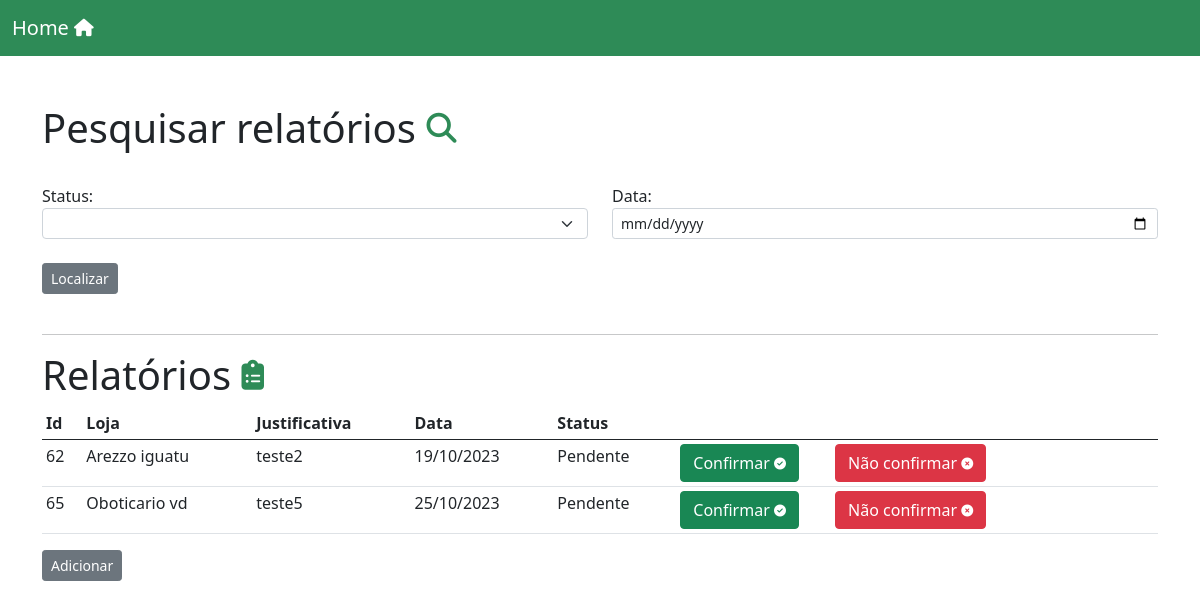
Screenshot of /preencher-um-select/index.php?filter_status=Pendente with the database file from the repository.
### tables this page shows
CREATE TABLE IF NOT EXISTS `tarefas` (
  `id_tarefas` int NOT NULL AUTO_INCREMENT,
  `cod_categoria` int NOT NULL,
  `cod_subcat` int NOT NULL,
  `tarefa` text NOT NULL,
  `data_realiz` date NOT NULL,
  `status` varchar(20) NOT NULL,
  PRIMARY KEY (`id_tarefas`),
  KEY `cod_categoria` (`cod_categoria`),
  KEY `cod_subcat` (`cod_subcat`)
);

CREATE TABLE IF NOT EXISTS `sub_categorias_post` (
  `id` int NOT NULL AUTO_INCREMENT,
  `nome_sub_categoria` varchar(220) NOT NULL,
  `categorias_post_id` int NOT NULL,
  PRIMARY KEY (`id`)
);

### preencher-um-select/index.php (the view, shortened to what this page needs)
<?php
	include_once('menu.php');
	include_once("conexao.php");
	$filter_status = $_GET['filter_status'];
	$filter_data = $_GET['filter_data'];
	$data_atual = date('Y-m-d');
?>
<!DOCTYPE html>
<html lang="pt-br">
	<head>
		<link href="https://cdn.jsdelivr.net/npm/bootstrap@5.0.2/dist/css/bootstrap.min.css" rel="stylesheet">
		<link rel="stylesheet" href="fontawesome/css/all.min.css">
	</head>
	<body>
		<br><br>
	<div class="container">
		<div class="corpo">
			<form>
			<h1>Pesquisar relatórios <i class="fa-solid fa-magnifying-glass fa-xs" style="color: #2e8b57;"></i></h1><br>
				<div class="row">
					<div class="col-md">
						<label>Status:</label>
						<select class="form-select form-select-sm" name="filter_status">
							<option></option>
							<option>Aguardando</option>
						</select>
					</div>
					<div class="col-md">
						<label>Data:</label>
						<input class="form-control form-control-sm" type="date" name="filter_data">
					</div>
				</div><br>
				<button class="btn btn-sm btn-secondary" type="submit">Localizar</button>
			</form><br><hr>
			<h1>Relatórios <i class="fa-solid fa-clipboard-list fa-xs" style="color: #2e8b57;"></i></h1>
			<table class="table table-sm">
				<thead>
					<tr>
						<th>Id</th>
						<th>Loja</th>
						<th>Justificativa</th>
						<th>Data</th>
						<th>Status</th>
						<th></th>
					</tr>
				</thead>
				<tbody>
					<?php
					if (!empty($filter_status) AND empty($filter_data)) {
						$query_tarefas = $conn->query("SELECT t.*, cat.nome_sub_categoria FROM tarefas AS t INNER JOIN sub_categorias_post AS cat ON t.cod_subcat = cat.id  WHERE status = '$filter_status' ORDER BY data_realiz ASC");
					}elseif (empty($filter_status) AND !empty($filter_data)) {
						$query_tarefas = $conn->query("SELECT t.*, cat.nome_sub_categoria FROM tarefas AS t INNER JOIN sub_categorias_post AS cat ON t.cod_subcat = cat.id WHERE data_realiz = '$filter_data' ORDER BY data_realiz ASC");
					}elseif(!empty($filter_status) AND !empty($filter_data)){
						$query_tarefas = $conn->query("SELECT t.*, cat.nome_sub_categoria FROM tarefas AS t INNER JOIN sub_categorias_post AS cat ON t.cod_subcat = cat.id WHERE status = '$filter_status' AND data_realiz = '$filter_data' ORDER BY data_realiz ASC");
					}else{
						$query_tarefas = $conn->query("SELECT t.*, cat.nome_sub_categoria FROM tarefas AS t INNER JOIN sub_categorias_post AS cat ON t.cod_subcat = cat.id WHERE data_realiz = '$data_atual' ORDER BY data_realiz ASC");
					}
					while ($result_query_tarefas = mysqli_fetch_assoc($query_tarefas)) {
						$id_tarefas = $result_query_tarefas['id_tarefas'];
							echo "<tr>";
							echo "<td>".$id_tarefas."</td>";
							echo "<td>".$result_query_tarefas['nome_sub_categoria']."</td>";
							echo "<td>".$result_query_tarefas['tarefa']."</td>";
							echo "<td>".date('d/m/Y', strtotime($result_query_tarefas['data_realiz']))."</td>";
							echo "<td>".$result_query_tarefas['status']."</td>";
							echo "<td>
									<a class='btn btn-success' href='processo-finaliza-tarefa.php?id_tarefas=$id_tarefas'>Confirmar <i class='fa-solid fa-circle-check fa-xs'></i></a>
									&emsp;&emsp;<a class='btn btn-danger' href='finaliza-tarefa.php?id_tarefas=$id_tarefas'>Não confirmar <i class='fa-solid fa-circle-xmark fa-xs'></i></a>
								</td>";
						echo "</tr>";
					}
					?>
				</tbody>
			</table>
		</div>
		<button type="button" class="btn btn-sm btn-secondary" data-bs-toggle="modal" data-bs-target="#cadastrar">Adicionar</button>
		</div>
	</body>
</html>

### preencher-um-select/menu.php (shortened to what this page needs)
<!DOCTYPE html>
<html>
<head>
	<link href="https://cdn.jsdelivr.net/npm/bootstrap@5.0.2/dist/css/bootstrap.min.css" rel="stylesheet">
	<link rel="stylesheet" href="fontawesome/css/all.min.css">
</head>
<body>
		<nav class="navbar navbar-expand-lg navbar-dark " id="navbar">
		  <div class="container-fluid">
		    <a class="navbar-brand" href="index.php">Home <i class="fa-solid fa-house fa-sm"></i></a>
		  </div>
		</nav>
</body>
</html>

### preencher-um-select/menu.php (style rules this page uses)
#navbar { background-color:#2E8B57; }

### rows the page displays
tarefas: id_tarefas "62", sub_categorias_post.nome_sub_categoria "Arezzo iguatu", tarefa "teste2", data_realiz "19/10/2023", status "Pendente"
tarefas: id_tarefas "65", sub_categorias_post.nome_sub_categoria "Oboticario vd", tarefa "teste5", data_realiz "25/10/2023", status "Pendente"
